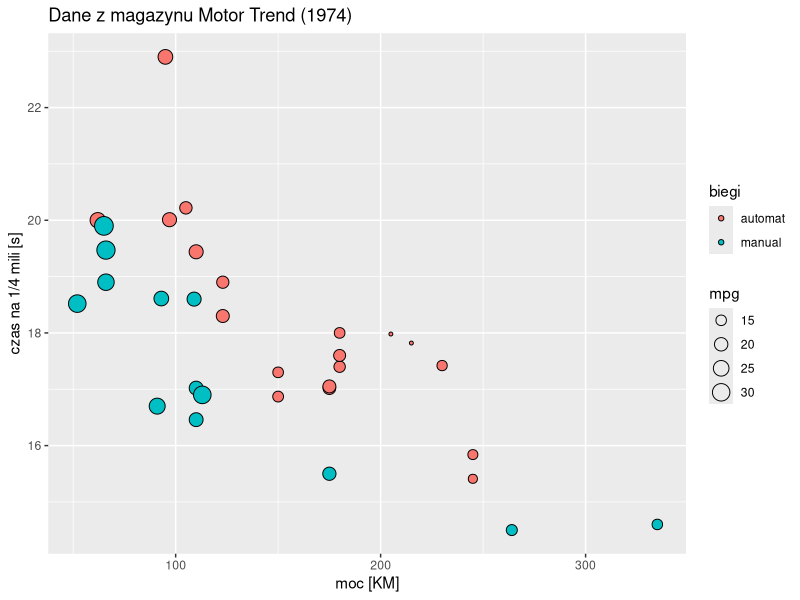

Reproduce this figure in R.
# Title     : Laboratorium5
# Objective : Zadanie5
# Created by: Maksymilian Odziemczyk
# Created on: 12.11.2020

rm(list=ls())
library(ggplot2)
data("mtcars")
automat <- data.frame(mtcars[mtcars$am == 0,])
manual <- data.frame(mtcars[mtcars$am == 1,])
df <- data.frame(KM = c(automat$hp, manual$hp), czas = c(automat$qsec,manual$qsec), mpg = c(automat$mpg,manual$mpg), biegi = c(rep("automat",length(automat$am)), rep("manual", length(manual$am))))
g <- ggplot(df)
points <- geom_point(aes(x = KM, y = czas, fill=biegi, size=mpg), shape=21)
labels <- ggtitle("Dane z magazynu Motor Trend (1974)")
xlab <- xlab("moc [KM]")
ylab <- ylab("czas na 1/4 mili [s]")
plot <- g + points + labels + xlab + ylab; plot
rm(list=ls())